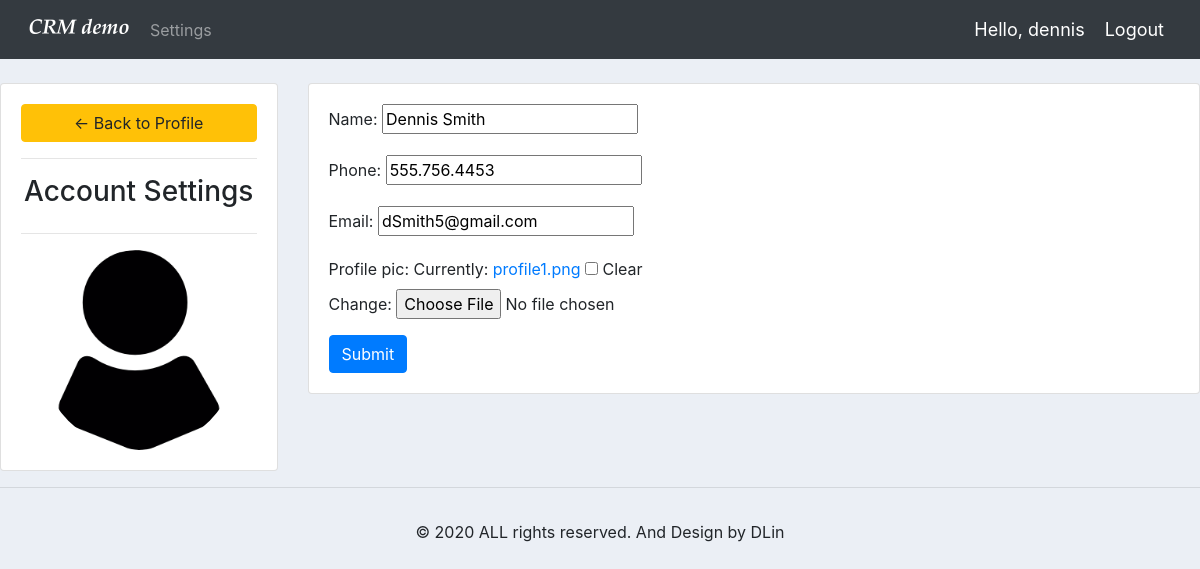
The page /account/ (signed in) on the database as committed earlier.
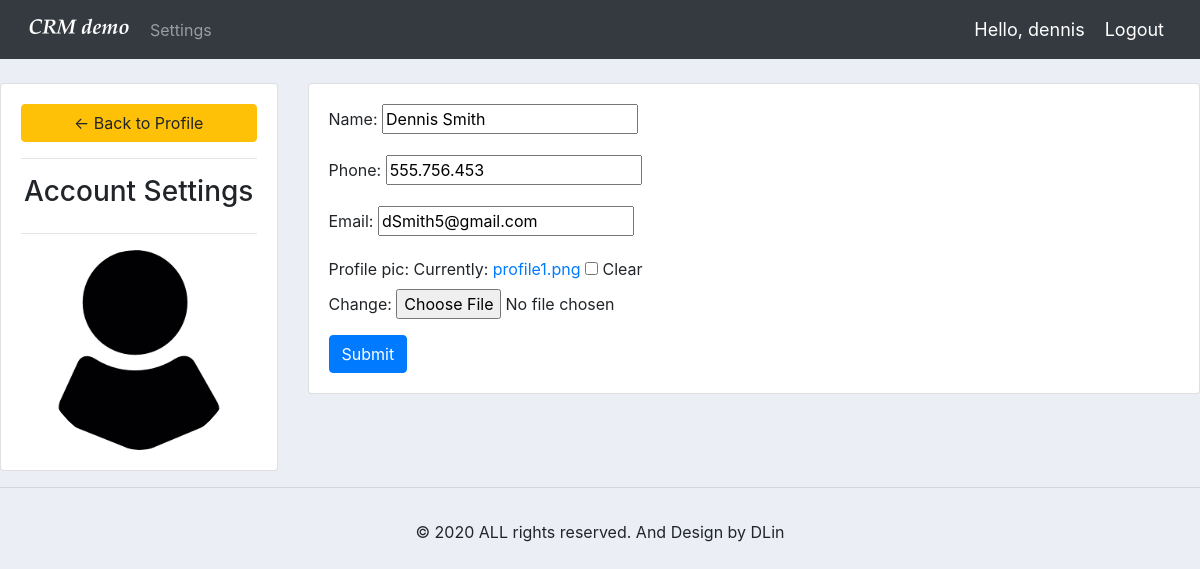
The same page on the database as committed later.
### accounts/models.py (models this page shows, shortened)
class Customer(models.Model):
	user = models.OneToOneField(User, null=True, blank=True, on_delete=models.CASCADE)
	name = models.CharField(max_length=200, null=True)
	phone = models.CharField(max_length=200, null=True)
	email = models.CharField(max_length=200, null=True)
	profile_pic = models.ImageField(default="profile1.png", null=True, blank=True)
	date_created = models.DateTimeField(auto_now_add=True, null=True)

### accounts/decorators.py (the view)
		def wrapper_func(request, *args, **kwargs):
			group = None
			if request.user.groups.exists():
				group = request.user.groups.all()[0].name
			if group in allowed_roles:
				return view_func(request, *args, **kwargs)
			else:
				return HttpResponse('You are not authorized to view this page')

### accounts/forms.py
class CustomerForm(ModelForm):
	class Meta:
		model = Customer
		fields = '__all__'
		exclude = ['user']

### accounts/views.py (called while the page is built)
@login_required(login_url='login')
@allowed_users(allowed_roles=['customer'])
def accountSettings(request):
	customer = request.user.customer
	form = CustomerForm(instance=customer)
	if request.method == "POST":
		form = CustomerForm(request.POST, request.FILES, instance=customer)
		if form.is_valid():
			form.save() # then re-render to the same page
	context = {'form': form}
	return render(request, 'accounts/account_settings.html', context)

### accounts/templates/accounts/account_settings.html (shortened to what this page needs)
{%  extends 'accounts/main.html' %}
{% load static %}
{% block content %}
<br>
<div class="row">
	<div class="col-md-3">
		<div class="card card-body">
			<a class="btn btn-warning" href="{% url 'home' %}"> &#8592; Back to Profile</a>
			<hr>
			<h3 style="text-align: center">Account Settings</h3>
			<hr>
			<img class="profile-pic" src="{{ request.user.customer.profile_pic.url }}" >
		</div>
	</div>
	<div class="col-md-9">
		<div class="card card-body">
			<form method="POST" action="" enctype="multipart/form-data">
				{{form.as_p}}
			<input class="btn btn-primary" type="submit" name="Update Information">
			</form>
		</div>
	</div>
</div>
{% endblock %}

Rows that differ between the two databases and show on the page:
changed Customer "Dennis Smith": phone "555.756.4453" → "555.756.453"
